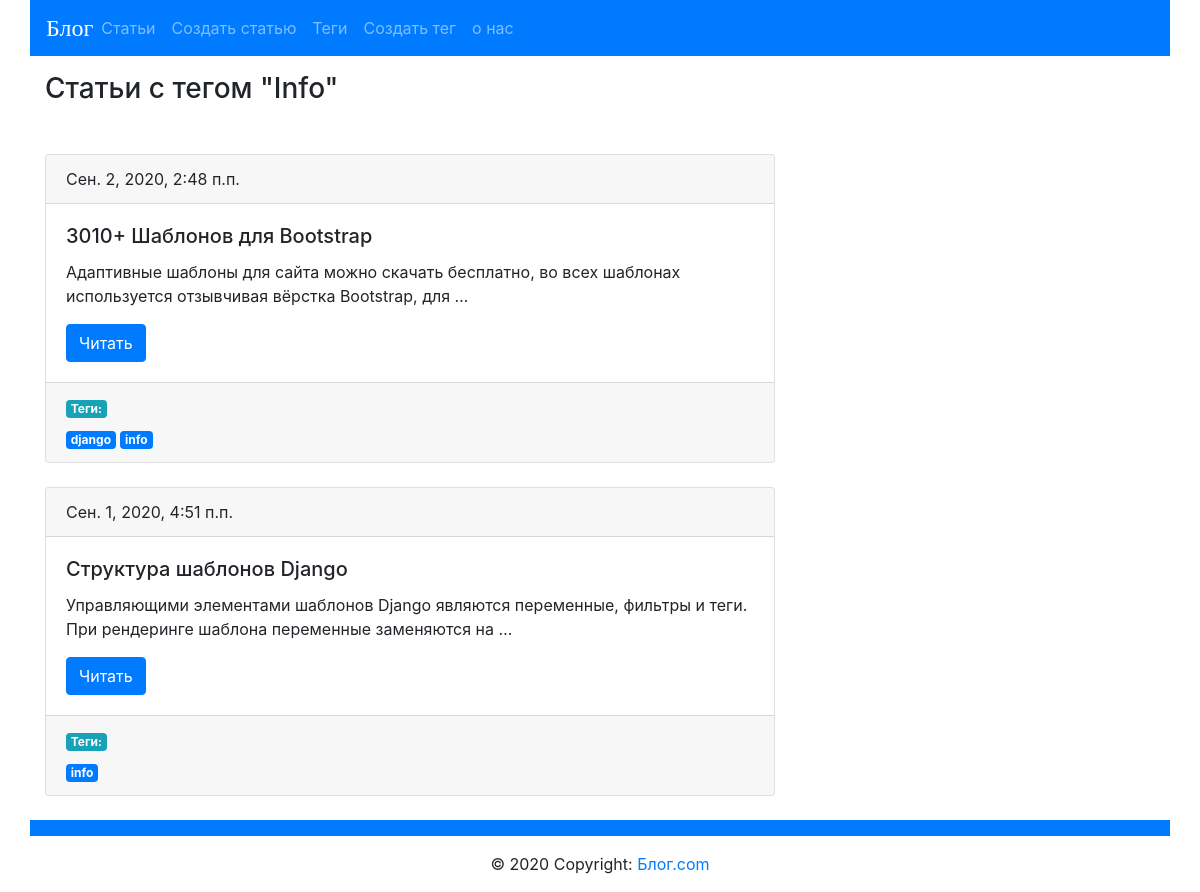
Before: /blog/tag/info/ with the older database file.
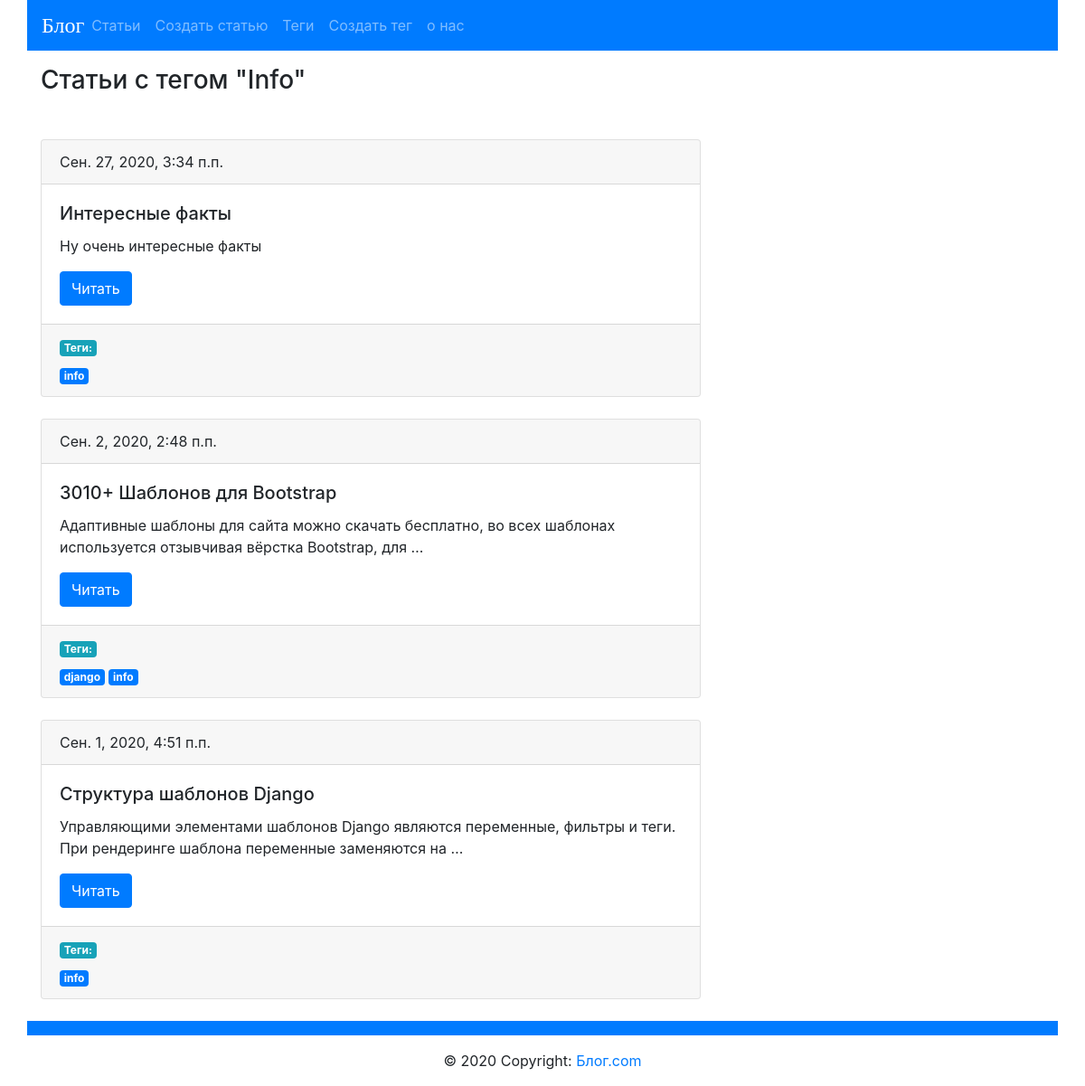
After: the same page with the newer database file.
### blog/models.py (models this page shows, shortened)
class Tag(models.Model):
    title=models.CharField(max_length=50,unique=True)
    slug = models.SlugField(max_length=50,unique=True,blank=True)
    def get_absolute_url(self):
        return reverse("tag_detail_url", kwargs={"slug": self.slug})

class Post(models.Model):
        title=models.CharField(max_length=150,db_index=True,verbose_name="Заголовок")
        slug=models.CharField(max_length=150,blank=True,unique=True)
        body=models.TextField(blank=True,db_index=True,verbose_name="Текст статьи")
        date_pub=models.DateTimeField(auto_now_add=True)
        tags=models.ManyToManyField('Tag',blank=True,related_name='posts', verbose_name="Теги")
        def get_absolute_url(self):
            return reverse("post_detail_url", kwargs={"slug": self.slug})
        def get_update_url(self):
            return reverse("post_update_url", kwargs={"slug": self.slug})
        def get_delete_url(self):
            return reverse("post_delete_url", kwargs={"slug": self.slug})
        class Meta:
          verbose_name="Статья"
          verbose_name_plural = "Статьи"
          ordering = ['-date_pub']

### blog/views.py (the view)
# urls.py: path('tag/<str:slug>/',TagDetail.as_view(), name='tag_detail_url'),
class TagDetail(ObjectDetailMixin,View):
    model = Tag
    template = 'blog/tags_detail.html'
    template_red = 'tags_list_url'

### blog/utils.py (called while the page is built)
    def get(self,request,slug):
        if self.model.__name__ == "Post":
            obj = get_object_or_404(self.model,slug__iexact=slug)
            comm = obj.comment_set.all()
            form = CommentForm( {"post":obj})
            return render(request, self.template,
                      context={self.model.__name__.lower(): obj,"comm":comm,"form": form,"admin_obj":obj})
        else:
            obj = get_object_or_404(self.model, slug__iexact=slug)
            print("!!!!!!!!")
            print("!!!!!!!!")
            print("!!!!!!!!")
            print(slug)
            print("!!!!!!!!")
            print("!!!!!!!!")
            return render(request, self.template,
                          context={self.model.__name__.lower(): obj,"admin_obj":obj})

### blog/templates/blog/tags_detail.html
{% extends "blog/base_blog.html" %}
    {% block content %}
        <h3 class="mb-5 mt-3">Статьи с тегом "{{tag.title|title}}"</h3>
            {% for post in tag.posts.all %}
                {%include 'blog/includes/postcard.html'%}
            {% endfor %}
    {% endblock content %}

### blog/templates/blog/base_blog.html (shortened to what this page needs)
{% extends "base.html" %}

### templates/base.html (shortened to what this page needs)
{% load static%}
<!DOCTYPE html>
<html lang="en">
    <head>
        <link rel="stylesheet" href="https://stackpath.bootstrapcdn.com/bootstrap/4.5.2/css/bootstrap.min.css"
>
        <link rel="stylesheet" href="{% static 'css/style.css' %}">
    </head>
    <body>
        <div class="container">
                <div class="row">
                    <nav class="col-md-12 navbar navbar-expand-lg navbar-dark bg-primary">
                        <div class="colored">Блог</div>
                        <div class="collapse navbar-collapse" id="navbarText">
                            <ul class="navbar-nav mr-auto">
                                <li class="nav-item"><a class="nav-link link-color" href="{% url 'post_lists_url' %}">Статьи</a></li>
                                <li class="nav-item"><a class="nav-link link-color" href="{% url 'post_create_url' %}">Создать статью</a></li>
                                <li class="nav-item"><a class="nav-link link-color" href="{% url 'tags_list_url' %}">Теги</a></li>
                                <li class="nav-item"><a class="nav-link link-color" href="{% url 'tag_create_url' %}">Создать тег</a></li>
                                <li class="nav-item "><a class="nav-link link-color " href="{% url 'about_us' %}">о нас</a></li>
                            </ul>
                        </div>
                    </nav>
                </div>
                <div class="row">
                     <div class="col-md-8 ">
                        {% block content %}{% endblock %}
                    </div>
                </div>
                <div class="row">
                     <nav class="col-md-12 navbar bg-primary">
                     </nav>
                    <div class="col-md-12 footer-copyright text-center py-3">
                       © 2020 Copyright:
                        <a href="#"> Блог.com</a>
                    </div>
                </div>
          </div>
    </body>
</html>

### blog/templates/blog/includes/postcard.html
    <div class="card">
            <div class="card-header">
                {{ post.date_pub }}
            </div>
            <div class="card-body">
                <h5 class="card-title"> {{ post.title }}</h5>
                <p class="card-text"> {{ post.body|truncatewords:15 }}</p>
                <a href="{{post.get_absolute_url}}" class="btn btn-primary">Читать</a>
            </div>
            <div class="card-footer text-muted">
                <h6 class="badge badge-info">Теги: </h6>
                <br>
                {% for tag in post.tags.all %}
                    <a href="{{tag.get_absolute_url}}" class="badge badge-primary">{{tag.title}}</h5> </a>
                {% endfor %}
            </div>
    </div>
    <br>

### static/css/style.css (style rules this page uses)
.colored { margin: 0; padding: 0; color: #FFFFFF; font-family: verdana; font-size: 150% }

Changed rows visible on the page:
added Post: date_pub "Сен. 27, 2020, 3:34 п.п.", title "Интересные факты", body "Ну очень интересные факты", Tag (title "info")
